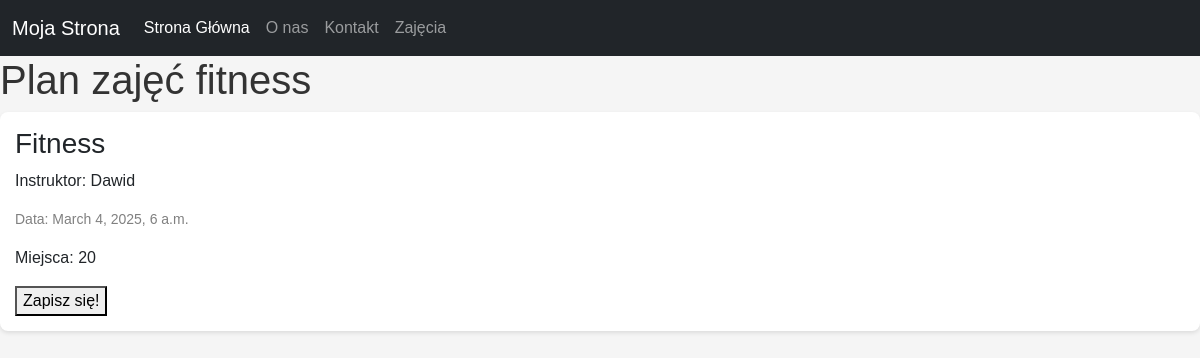
Page /zajecia/ on the committed database.
### zajecia/models.py (models this page shows, shortened)
class ZajecieFitness(models.Model):
    nazwa = models.CharField(max_length=100)
    instruktor = models.CharField(max_length=100)
    data = models.DateTimeField()
    liczba_miejsc = models.PositiveIntegerField()

### zajecia/views.py (the view)
# urls.py: path('', views.lista_zajec, name='lista_zajec'),
def lista_zajec(request):
    zajecia  = ZajecieFitness.objects.all()
    return render(request, 'zajecia/lista_zajec.html', {'zajecia': zajecia})

### fitnessapp/templates/zajecia/lista_zajec.html (shortened to what this page needs)
<!DOCTYPE html>
<html lang="pl">
<head>
    <link href="https://cdn.jsdelivr.net/npm/bootstrap@5.3.3/dist/css/bootstrap.min.css" rel="stylesheet">
</head>
<body>
    <nav class="navbar navbar-expand-lg navbar-dark bg-dark">
        <div class="container-fluid">
            <a class="navbar-brand" href="{% url 'firstpage' %}">Moja Strona</a>
            <div class="collapse navbar-collapse" id="navbarNav">
                <ul class="navbar-nav">
                    <li class="nav-item">
                        <a class="nav-link active" href="{% url 'firstpage' %}">Strona Główna</a>
                    </li>
                    <li class="nav-item">
                        <a class="nav-link" href="#">O nas</a>
                    </li>
                    <li class="nav-item">
                        <a class="nav-link" href="#">Kontakt</a>
                    </li>
                    <li class="nav-item">
                        <a class="nav-link" href="{% url 'lista_zajec' %}">Zajęcia</a>
                    </li>
                </ul>
            </div>
        </div>
    </nav>
    <h1>Plan zajęć fitness</h1>
    {% for zajecie in zajecia %}
        <div class="zajecie">
            <h3>{{ zajecie.nazwa }}</h3>
            <p>Instruktor: {{ zajecie.instruktor }}</p>
            <p class="data">Data: {{ zajecie.data }}</p>
            <p>Miejsca: {{ zajecie.liczba_miejsc }}</p>
            <button>Zapisz się!</button>
        </div>
    {% empty %}
        <p>Brak zajęć.</p>
    {% endfor %}
</body>
</html>

### fitnessapp/templates/zajecia/lista_zajec.html (style rules this page uses)
body { font-family: Arial, sans-serif; background-color: #f5f5f5; }
.zajecie { background-color: white; padding: 15px; margin-bottom: 10px; border-radius: 8px; box-shadow: 0 2px 4px rgba(0, 0, 0, 0.1); }
h1 { color: #333; }
.data { color: gray; font-size: 14px; }

### rows in the picture
ZajecieFitness: nazwa "Fitness", instruktor "Dawid", data "March 4, 2025, 6 a.m.", liczba_miejsc "20"
